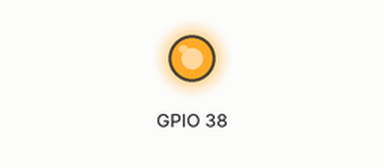
Simulated run of this program. Board: ESP32 board running MicroPython. Shown: output pins drawn as LEDs (lit = HIGH). What the program prints to the serial console is not drawn. At 0.0 s the program stops and its outputs stay as they are.

Above: at 0.1 s.
Timing chart, 0 to 1.5 s (numbered marks = the images above):
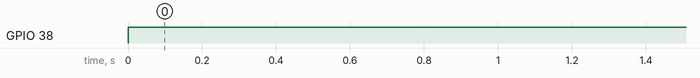

The program:

run_pal_test.py
```python
# PAL Level 1 test — upload and run on ESP32
import json as _json
import uio as _uio
from machine import Pin, ADC, I2C

def pal_exec(code, id="test"):
    buf = _uio.StringIO()
    try:
        exec(code, {"print": lambda *a,**k: buf.write(" ".join(str(x) for x in a) + "\n")})
        r = {"id": id, "type": "result", "stdout": buf.getvalue(), "stderr": "", "error": False}
    except Exception as e:
        r = {"id": id, "type": "result", "stdout": buf.getvalue(), "stderr": str(e), "error": True}
    return _json.dumps(r)

# Test 1: GPIO
result = pal_exec("from machine import Pin; led=Pin(38,Pin.OUT); led.on(); print('LED38 ON')")
print("GPIO:", result)

# Test 2: I2C scan (self-contained)
result = pal_exec("from machine import I2C; i2c=I2C(0); print([hex(d) for d in i2c.scan()])")
print("I2C:", result)

# Test 3: ADC (self-contained)
result = pal_exec("from machine import ADC, Pin; adc=ADC(Pin(1)); print(adc.read())")
print("ADC:", result)

# Test 4: Error handling (self-contained)
result = pal_exec("from machine import Pin; Pin(999, Pin.OUT)")
print("ERR:", result)

# Test 5: JSON roundtrip — simulate PAL protocol
msg = _json.loads('{"version":"1","id":"t1","type":"exec","code":"print(42)"}')
result = pal_exec(msg["code"], msg["id"])
print("PAL:", result)

print("\n=== PAL Level 1 ALL TESTS PASSED ===")
```

Measured:
- by itself, GPIO 38: LOW → HIGH at 0.00 s
